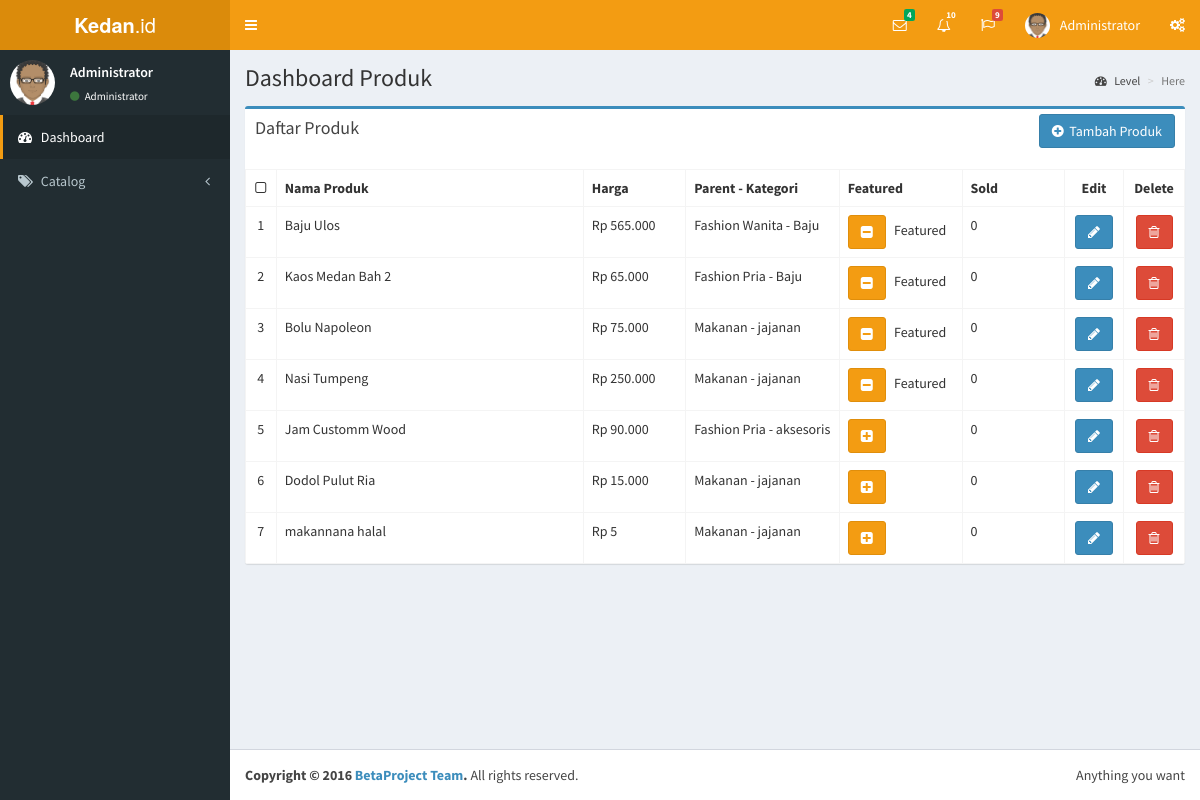
The app's page /admin/produk.php with its own data.
### tables this page shows
CREATE TABLE `produk` (
  `id_produk` int(11) NOT NULL,
  `nm_produk` varchar(225) NOT NULL,
  `harga` decimal(10,0) NOT NULL,
  `list_harga` decimal(10,0) DEFAULT NULL,
  `brand` int(11) NOT NULL,
  `produk_kategori` varchar(255) NOT NULL,
  `image` varchar(255) NOT NULL,
  `deskripsi` text NOT NULL,
  `featured` tinyint(4) NOT NULL DEFAULT '0',
  `ukuran` text NOT NULL,
  `deleted` tinyint(4) NOT NULL DEFAULT '0'
);

### includes/rupiah.php (called while the page is built)
<?php
function rupiah($nilai){
	$desimal =  number_format($nilai,0,",",".");
	$rupiah = "Rp " .$desimal;
	return $rupiah;
}
?>

### admin/produk.php (the view, shortened to what this page needs)
<?php
require_once $_SERVER['DOCUMENT_ROOT'].'/kedan/includes/koneksi.php';
require_once $_SERVER['DOCUMENT_ROOT'].'/kedan/includes/rupiah.php';
include 'includes/head.php';
include 'includes/header.php';
include 'includes/nav.php';
if(isset($_GET['add']) || isset($_GET['edit'])){
	$brandQuery = $db->query("SELECT * FROM brand ORDER BY brand");
	$parentQuery = $db->query("SELECT * FROM kategori WHERE parent = 0 ORDER BY nm_kategori");
	$nama_produk = ((isset($_POST['nama_produk']) && $_POST['nama_produk'] != '')?sanitize($_POST['nama_produk']):'');
	$brand = ((isset($_POST['brand']) && !empty($_POST['brand']))?sanitize($_POST['brand']):'');
	$parent = ((isset($_POST['parent']) && !empty($_POST['parent']))?sanitize($_POST['parent']):'');
	$kategoriCat = ((isset($_POST['child']) && !empty($_POST['child']))?sanitize($_POST['child']):'');
	$harga = ((isset($_POST['harga']) && $_POST['harga'] != '')?sanitize($_POST['harga']):'');
	$list_harga = ((isset($_POST['list_harga']) && $_POST['list_harga'] != '')?sanitize($_POST['list_harga']):'');
	$deskripsi = ((isset($_POST['deskripsi']) && $_POST['deskripsi'] != '')?sanitize($_POST['deskripsi']):'');
	$ukuran = ((isset($_POST['ukuran']) && $_POST['ukuran'] != '')?sanitize($_POST['ukuran']):'');
	$ukuran = rtrim($ukuran,',');
	$simpan_gambar = '';
	if(isset($_GET['edit'])){
		$edit_id=(int)$_GET['edit'];
		$produkResult = $db->query("SELECT * FROM produk WHERE id_produk = '$edit_id'");
		$produk = mysqli_fetch_assoc($produkResult);
		if(isset($_GET['hapus_gambar'])){
			$gambar_url = $_SERVER['DOCUMENT_ROOT'].$produk['image'];
			echo $gambar_url;
			unlink($gambar_url);
			$db->query("UPDATE produk SET image ='' WHERE id_produk='$edit_id'");
			header('Location: produk.php?edit='.$edit_id);
		}
		$kategoriCat = ((isset($_POST['child']) && $_POST['child'] != '')?sanitize($_POST['child']):$produk['produk_kategori']);
		$nama_produk = ((isset($_POST['nama_produk']) && $_POST['nama_produk'] != '')?sanitize($_POST['nama_produk']):$produk['nm_produk']);
		$brand = ((isset($_POST['brand']) && $_POST['brand'] != '')?sanitize($_POST['brand']):$produk['brand']);
		$parentQuery1=$db->query("SELECT * FROM kategori WHERE id_kategori ='$kategoriCat'");
		$parentResult = mysqli_fetch_assoc($parentQuery1);
		$parent = ((isset($_POST['parent']) && $_POST['parent'] != '')?sanitize($_POST['parent']):$parentResult['parent']);
		$harga = ((isset($_POST['harga']) && $_POST['harga'] != '')?sanitize($_POST['harga']):$produk['harga']);
		$list_harga = ((isset($_POST['list_harga']) && $_POST['list_harga'] != '')?sanitize($_POST['list_harga']):$produk['list_harga']);
		$deskripsi = ((isset($_POST['deskripsi']) && $_POST['deskripsi'] != '')?sanitize($_POST['deskripsi']):$produk['deskripsi']);
		$ukuran = ((isset($_POST['ukuran']) && $_POST['ukuran'] != '')?sanitize($_POST['ukuran']):$produk['ukuran']);
		$ukuran = rtrim($ukuran,',');
		$simpan_gambar = (($produk['image'] != '')?$produk['image']:'');
		$pathDb = $simpan_gambar;
	}
	if(!empty($ukuran)){
			$ukuranString = sanitize($ukuran);
			$ukuranString = rtrim($ukuranString,',');
			$ukuranArray = explode(',',$ukuranString);
			$uArray = array();
			$qArray = array();
			foreach($ukuranArray as $ss){
				$s = explode(':', $ss);
				$uArray[]= $s[0];
				$qArray[]=$s[1];
			}
		}
		else{
			$ukuranArray = array();
		}
	if($_POST){
		$pathDb = '';
		$errors = array();
		$wajib = array('nama_produk','brand','parent','child','harga','ukuran');
		foreach($wajib as $field){
			if($_POST[$field] == ''){
				$errors[]='field Wajib Di isi. silahkan isi filed yang kosong';
				break;
			}
		}
		if(!empty($_FILES)){
			$photo = $_FILES['photo'];
			$nama = $photo['name'];
			$namaArray = explode('.',$nama);
			$namaFile = $namaArray[0];
			$ekstensiFile = $namaArray[1];
			$mime = explode('/',$photo['type']);
			$mimeType = $mime[0];
			$mimeExt = $mime[1];
			$tmpLok = $photo['tmp_name'];
			$ukuranFile = $photo['size'];
			$allowed = array('png','jpg','jpeg','gif');
			$namaUpload = md5(microtime()).'.'.$ekstensiFile;
			$lokasiUploadPath = BASEURL.'img/product/'.$namaUpload;
			$pathDb = '/kedan/img/product/'.$namaUpload;
			if($mimeType != 'image'){
				$errors[] = 'File Harus berbentuk Image';
			}
			if(!in_array($ekstensiFile, $allowed)){
				$errors[] = 'Photo Harus berformat png, jpg/jpeg atau gif.';
			}
			if($ukuranFile > 2000000){
				$errors[]= 'Ukuran file harus dibawah 2MB.';
			}
			if($ekstensiFile != $mimeExt && ($mimeExt == 'jpeg' && $ekstensiFile != 'jpg')){
				$errors[]='Ekstensi file tidak sesuai dengan ketentuan. ';
			}
		}
		if(!empty($errors)){
			echo display_errors($errors);
		}
		else{
			move_uploaded_file($tmpLok,$lokasiUploadPath);
			$masukkanSql = "INSERT INTO produk (`nm_produk`,`harga`,`list_harga`,`brand`,`produk_kategori`,`ukuran`,`image`,`deskripsi`) VALUES ('$nama_produk','$harga','$list_harga','$brand','$kategoriCat','$ukuran','$pathDb','$deskripsi')";
			if(isset($_GET['edit'])){
				$masukkanSql = "UPDATE produk SET nm_produk = '$nama_produk', harga='$harga', list_harga='$list_harga', brand='$brand', produk_kategori='$kategoriCat', ukuran='$ukuran', image='$pathDb' deskripsi='$deskripsi' WHERE id_produk='$edit_id'";
			}
			$db->query($masukkanSql);
			header('Location: produk.php');
		}
	}
?>
	<div class="content-wrapper container-fluid">
  		<section class="content-header">
    		<h1>Dashboard <?=((isset($_GET['edit'])))?'Edit':'Tambah'?> Produk</h1>
    		<ol class="breadcrumb">
      			<li><a href="#"><i class="fa fa-dashboard"></i> Level</a></li>
      			<li class="active">Here</li>
    		</ol>
  		</section>
  		<section class="content">
          	<div class="box box-info">
            	<div class="box-header with-border">
             	 	<h3 class="box-title"><?=((isset($_GET['edit'])))?'Edit':'Tambah'?> Produk</h3>
            	</div>
            	<form action="produk.php?<?=((isset($_GET['edit']))?'edit='.$edit_id:'add=1');?>" method="post" enctype="multipart/form-data">
           		   	<div class="box-body">
	            		<div class="form-group col-md-6">
	            			<label for="nama_produk">Nama Produk*:</label>
	            			<input type="text" class="form-control" name="nama_produk" id="nama_produk" value="<?=$nama_produk;?>">
	            		</div>
	            		<div class="form-group col-md-6">
	            			<label for="brand">Brand*:</label>
							<select class="form-control select2" id="brand" name="brand">
								<option value="" <?=(($brand == '')?'selected':'');?>></option>
								<?php while($brandB = mysqli_fetch_assoc($brandQuery)): ?>
									<option value="<?=$brandB['id_brand']; ?>" <?=(($brand == $brandB['id_brand'])?' selected':'');?>><?=$brandB['brand'];?></option>
								<?php endwhile; ?>
							</select>
	            		</div>
	            		<div class="form-group col-md-6">
	            			<label for="parent">Parent Kategori*:</label>
	            			<select class="form-control select2" id="parent" name="parent">
	            				<option value=""<?=(($parent == '')?'selected':'');?>></option>
								<?php while($parentP = mysqli_fetch_assoc($parentQuery)): ?>
									<option value="<?=$parentP['id_kategori'];?>"<?=(($parent == $parentP['id_kategori'])?'selected':'');?>><?=$parentP['nm_kategori'];?></option>
								<?php endwhile; ?>
	            			</select>
	            		</div>
	            		<div class="form-group col-md-6">
	            			<label for="child">Child Kategori*:</label>
	            			<select name="child" id="child" class="form-control">
	            			</select>
	            		</div>
	            		<div class="form-group col-md-6">
	            			<label for="harga">Harga*:</label>
	            			<input type="text" id="harga" name="harga" class="form-control" value="<?=$harga;?>">
	            		</div>
	            		<div class="form-group col-md-6">
	            			<label for="list_harga">List Harga:</label>
	            			<input type="text" id="list_harga" name="list_harga" class="form-control" value="<?=$list_harga;?>">
	            		</div>
	            		<div class="form-group col-md-6">
	            			<label>Ukuran & Jumlah *:</label>
	            			<button class="btn btn-default form-control" onclick="jQuery('#sizeModal').modal('toggle');return false;">Kuantitas & Ukuran</button>
	            		</div>
	            		<div class="form-group col-md-6">
	            			<label for="ukuran">Ukuran & Jumlah</label>
	            			<input type="text" name="ukuran"  id="ukuran" class="form-control" value="<?=$ukuran;?>" readonly>
	            		</div>
	            		<div class="form-group col-md-6">
	            			<?php if($simpan_gambar != ''): ?>
								<div class="save-image attachment-block clearfix">
									<img src="<?=$simpan_gambar;?>" alt="simpan gambar" class="img-responsive pad"><br>
									<a href="produk.php?hapus_gambar=1&edit=<?=$edit_id;?>" class=" btn btn-danger pull-right">Hapus Gambar</a>
								</div>
	            			<?php else: ?>
		            			<label for="photo">Photo Produk</label>
		            			<input type="file" name="photo" id="photo" class="form-control">
	            			<?php endif; ?>
	            		</div>
	            		<div class="form-group col-md-6">
	            			<label for="deskripsi">Produk Deskripsi</label>
	            			<textarea id="deskripsi" name="deskripsi" class="form-control" rows="6"><?=$deskripsi;?></textarea>
	            		</div>
              		</div>
              		<div class="box-footer">
              			<div class="pull-right">
              				<a href="produk.php" class="btn btn-danger">Batal</a>&nbsp;
              				<input type="submit" class="btn btn-primary" value="Simpan">
               			</div>
             		 </div>
            	</form>
				<div class="example-modal">
					<div class="modal" id="sizeModal" tabindex="-1" role="dialog" aria-labeledby="sizeModalLabel" aria-hidden="true">
						<div class="modal-dialog modal-lg">
							<div class="modal-content">
								<div class="modal-header">
									<button type="button" class="close" data-dismiss="modal" aria-label="Close">
									<span aria-hidden="true">&times;</span></button>
									<h4 class="modal-title" id="sizeModalLabel">Ukuran & Jumlah</h4>
								</div>
								<div class="modal-body">
									<div class="container-fluid">
										<?php for($i=1; $i<=12; $i++): ?>
										<div class="form-group col-md-4">
											<label for="ukuran<?=$i;?>">Ukuran :</label>
											<input type="text" class="form-control" name="ukuran<?=$i;?>" id="ukuran<?=$i;?>" value="<?=((!empty($uArray[$i-1]))?$uArray[$i-1]:'');?>">
										</div>
										<div class="form-group col-md-2">
											<label for="jumlah<?=$i;?>">Jumlah :</label>
											<input type="number" class="form-control" name="jumlah<?=$i;?>" id="jumlah<?=$i;?>" value="<?=((!empty($qArray[$i-1]))?$qArray[$i-1]:'');?>" min="0">
										</div>
										<?php endfor; ?>
									</div>
								</div>
								<div class="modal-footer">
									<button type="button" class="btn btn-danger" data-dismiss="modal">Batal</button>
									<button type="button" class="btn btn-primary" onclick="updateSizes();jQuery('#sizeModal').modal('toggle'); return false;">Simpan</button>
								</div>
							</div>
						</div>
					</div>
				</div>
          	</div>
  		</section>
	</div>
<?php
}
else{
	$sql = "SELECT * FROM produk WHERE deleted = 0";
	$presult = $db->query($sql);
	?>
	<div class="content-wrapper">
		<section class="content-header">
	  		<h1>Dashboard Produk</h1>
	  		<ol class="breadcrumb">
	    		<li><a href="#"><i class="fa fa-dashboard"></i> Level</a></li>
	    		<li class="active">Here</li>
	  		</ol>
		</section>
		<section class="content">
		    <div class="row">
	        	<div class="col-xs-12">
	          		<div class="box box-primary">
	           		 	<div class="box-header">
	             		 	<h3 class="box-title">Daftar Produk</h3>
	              			<div class="box-tools">
	                			<a href="produk.php?add=1" class="btn btn-md btn-primary"><i class="fa fa-plus-circle"></i>&nbsp; Tambah Produk</a>
	        	      		</div>
	            		</div><br>
		            	<div class="box-body table-responsive no-padding">
			            	<table class="table table-hover table-bordered table-auto">
				               	<tr>
				                  <th style="text-align: center; width: 3%;"><i class="fa fa-square-o"></i></th>
				                  <th style="width: 30%;">Nama Produk</th>
				                  <th style="width: 10%;">Harga</th>
				                  <th style="width: 15%;">Parent - Kategori</th>
				                  <th style="width: 12%;">Featured</th>
				                  <th style="width: 10%;">Sold</th>
				                  <th style="text-align: center; width: 5%;">Edit</th>
				                  <th style="text-align: center; width: 5%;">Delete</th>
				                </tr>
								<?php
									$no=1;
									while($produk = mysqli_fetch_assoc($presult)):
									$childID = $produk['produk_kategori'];
									$catSql = "SELECT * FROM kategori WHERE id_kategori = '$childID'";
									$result = $db->query($catSql);
									$child = mysqli_fetch_assoc($result);
									$parentID = $child['parent'];
									$pSql = "SELECT * FROM kategori WHERE id_kategori='$parentID'";
									$presults = $db->query($pSql);
									$parent = mysqli_fetch_assoc($presults);
									$kategori = $parent['nm_kategori']. ' - ' .$child['nm_kategori'];
								?>
					                <tr>
						            	<td style="text-align: center;"><?=$no; $no++;?></td>
						            	<td><?= $produk['nm_produk'];?></td>
						            	<td><?= rupiah($produk['harga']);?></td>
						            	<td><?=$kategori;?></td>
						            	<td>
						            		<a href="produk.php?featured=<?=(($produk['featured'] == 0)?'1':'0');?>&id=<?=$produk['id_produk'];?>" class="btn tbn-xs btn-warning">
						            			<span class="fa fa-<?=(($produk['featured'] == 1)?'minus':'plus');?>-square"></span>
						            		</a>
						            		&nbsp <?=(($produk['featured'] == 1)?'Featured':'');?>
						            	</td>
						            	<td>0</td>
						            	<td class="text-center"><a href="produk.php?edit=<?=$produk['id_produk'];?>" class="btn tbn-xs btn-primary"><i class="fa fa-pencil"></i></a></td>
										<td class="text-center"><a href="produk.php?delete=<?=$produk['id_produk'];?>" class="btn tbn-xs btn-danger"><i class="fa fa-trash-o"></i></a></td>
					                </tr>
								<?php endwhile; ?>
			            	</table>
		            	</div>
	          		</div>
	    		</div>
			</div>
		</section>
	</div>
<?php }
include 'includes/footer.php';
?>

### records on screen
produk: nm_produk "Baju Ulos", harga "Rp 565.000", kategori "Fashion Wanita - Baju", featured 1 (drawn)
produk: nm_produk "Kaos Medan Bah 2", harga "Rp 65.000", kategori "Fashion Pria - Baju", featured 1 (drawn)
produk: nm_produk "Bolu Napoleon", harga "Rp 75.000", kategori "Makanan - jajanan", featured 1 (drawn)
produk: nm_produk "Nasi Tumpeng", harga "Rp 250.000", kategori "Makanan - jajanan", featured 1 (drawn)
produk: nm_produk "Jam Customm Wood", harga "Rp 90.000", kategori "Fashion Pria - aksesoris", featured 0 (drawn)
produk: nm_produk "Dodol Pulut Ria", harga "Rp 15.000", kategori "Makanan - jajanan", featured 0 (drawn)
produk: nm_produk "makannana halal", harga "Rp 5", kategori "Makanan - jajanan", featured 0 (drawn)
